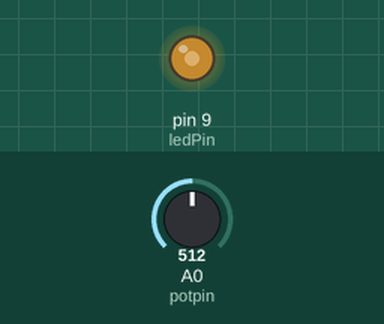
The sketch below on a simulated Arduino Uno, built with avr-gcc and run on an emulated ATmega328P. Parts: output pins drawn as LEDs (lit = HIGH). The test bench sets the inputs (shaded band); at power-on: A0 (potpin) = 512.

Above: at 1.2 s.
1.3 s: A0 (potpin) set to 716
At 1.8 s:
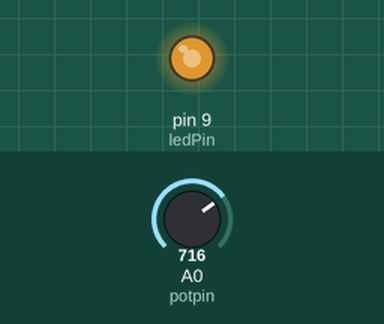
2.8 s: A0 (potpin) set to 900
At 3.1 s:
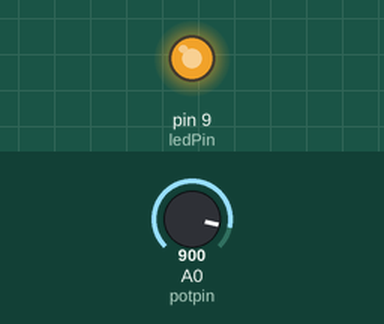
4.3 s: A0 (potpin) set to 122
At 5.3 s:
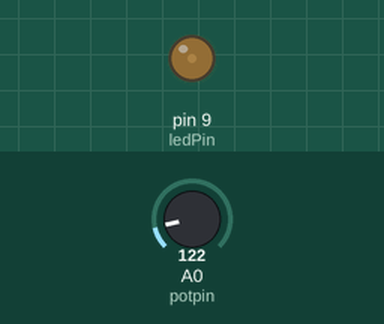
5.8 s: A0 (potpin) set to 0
At 6.7 s:
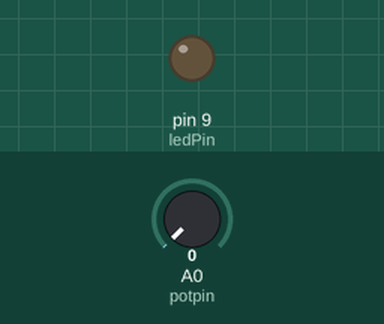
7.3 s: A0 (potpin) set to 511
At 7.7 s:
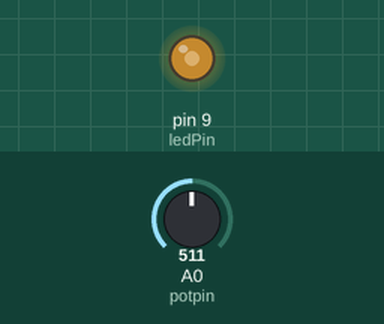
Timing chart, 0 to 9.8 s (numbered marks = the images above; inputs shaded):
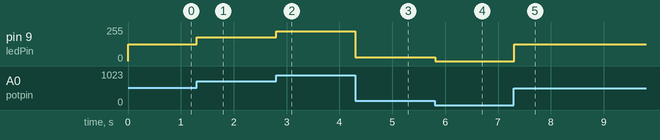

The sketch:

ledfade_using_pot.ino
```cpp
int potpin = 0 ;
int val ;
int ledPin = 9 ;

void setup()
{
 	pinMode(ledPin,OUTPUT);

}

void loop()
{
	val = analogRead(potpin);
  	val = map(val,0,1023,0,255);
  	analogWrite(ledPin,val);
  	delay(10);
}
```

Measured:
- after the input at 1.3 s, pin 9 (ledPin): 127/255 → 178/255 at once
- after the input at 2.8 s, pin 9 (ledPin): 178/255 → 224/255 at once
- after the input at 4.3 s, pin 9 (ledPin): 224/255 → 30/255 at once
- after the input at 5.8 s, pin 9 (ledPin): 30/255 → 0/255 at once
- after the input at 7.3 s, pin 9 (ledPin): 0/255 → 127/255 at once
